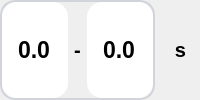
     <widget class="QWidget" name="widget_192" native="true">
      <layout class="QHBoxLayout" name="horizontalLayout_183" stretch="4,1">
       <property name="leftMargin">
        <number>0</number>
       </property>
       <property name="topMargin">
        <number>0</number>
       </property>
       <property name="rightMargin">
        <number>0</number>
       </property>
       <property name="bottomMargin">
        <number>0</number>
       </property>
       <item>
        <widget class="QWidget" name="widget_156" native="true">
         <property name="maximumSize">
          <size>
           <width>200</width>
           <height>16777215</height>
          </size>
         </property>
         <property name="styleSheet">
          <string notr="true">QWidget{
    border: 2px solid #D1D5DB;
    border-radius: 15px;
}
QWidget:focus {
    border: 2px solid #0B7EC8;
}
QDoubleSpinBox
{
    border: none;
}
QSpinBox
{
    border: none;
}</string>
         </property>
         <layout class="QHBoxLayout" name="horizontalLayout_238" stretch="1,0,1">
          <property name="leftMargin">
           <number>2</number>
          </property>
          <property name="topMargin">
           <number>2</number>
          </property>
          <property name="rightMargin">
           <number>2</number>
          </property>
          <property name="bottomMargin">
           <number>2</number>
          </property>
          <item>
           <widget class="QDoubleSpinBox" name="pressure_pv_a_7">
            <property name="sizePolicy">
             <sizepolicy hsizetype="Preferred" vsizetype="Preferred">
              <horstretch>0</horstretch>
              <verstretch>0</verstretch>
             </sizepolicy>
            </property>
            <property name="font">
             <font>
              <family>Segoe UI</family>
              <pointsize>17</pointsize>
              <weight>75</weight>
              <italic>false</italic>
              <bold>true</bold>
             </font>
            </property>
            <property name="styleSheet">
             <string notr="true"/>
            </property>
            <property name="wrapping">
             <bool>true</bool>
            </property>
            <property name="alignment">
             <set>Qt::AlignCenter</set>
            </property>
            <property name="readOnly">
             <bool>true</bool>
            </property>
            <property name="buttonSymbols">
             <enum>QAbstractSpinBox::NoButtons</enum>
            </property>
            <property name="prefix">
             <string/>
            </property>
            <property name="suffix">
             <string/>
            </property>
            <property name="decimals">
             <number>1</number>
            </property>
            <property name="maximum">
             <double>999.000000000000000</double>
            </property>
            <property name="value">
             <double>0.000000000000000</double>
            </property>
           </widget>
          </item>
          <item>
           <widget class="QLabel" name="label_92">
            <property name="font">
             <font>
              <family>Segoe UI</family>
              <pointsize>15</pointsize>
              <weight>75</weight>
              <bold>true</bold>
             </font>
            </property>
            <property name="styleSheet">
             <string notr="true">border: none;
</string>
            </property>
            <property name="text">
             <string>-</string>
            </property>
            <property name="alignment">
             <set>Qt::AlignCenter</set>
            </property>
           </widget>
          </item>
          <item>
           <widget class="QDoubleSpinBox" name="pressure_sv_a_7">
            <property name="sizePolicy">
             <sizepolicy hsizetype="Preferred" vsizetype="Preferred">
              <horstretch>0</horstretch>
              <verstretch>0</verstretch>
             </sizepolicy>
            </property>
            <property name="font">
             <font>
              <family>Segoe UI</family>
              <pointsize>17</pointsize>
              <weight>75</weight>
              <italic>false</italic>
              <bold>true</bold>
             </font>
            </property>
            <property name="styleSheet">
             <string notr="true"/>
            </property>
            <property name="wrapping">
             <bool>false</bool>
            </property>
            <property name="alignment">
             <set>Qt::AlignCenter</set>
            </property>
            <property name="readOnly">
             <bool>false</bool>
            </property>
            <property name="buttonSymbols">
             <enum>QAbstractSpinBox::NoButtons</enum>
            </property>
            <property name="prefix">
             <string/>
            </property>
            <property name="suffix">
             <string/>
            </property>
            <property name="decimals">
             <number>1</number>
            </property>
            <property name="maximum">
             <double>999.000000000000000</double>
            </property>
            <property name="value">
             <double>0.000000000000000</double>
            </property>
           </widget>
          </item>
         </layout>
        </widget>
       </item>
       <item>
        <widget class="QLabel" name="label_200">
         <property name="font">
          <font>
           <family>Segoe UI</family>
           <pointsize>15</pointsize>
           <weight>75</weight>
           <italic>false</italic>
           <bold>true</bold>
          </font>
         </property>
         <property name="text">
          <string>s</string>
         </property>
         <property name="alignment">
          <set>Qt::AlignCenter</set>
         </property>
        </widget>
       </item>
      </layout>
     </widget>
